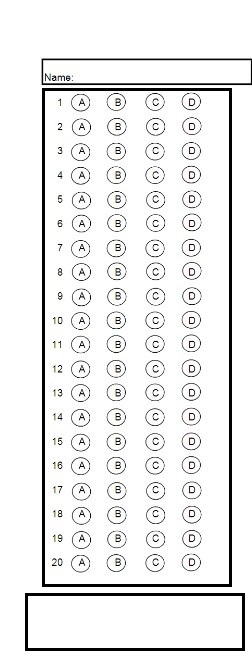
#> input picture backend/answer.jpg, 252 x 657 px
$ python main.py
#> lines starting #> are read from the running program, lines starting #| are printed output that depends on the picture; after the words box and inside, x2 and y2 are one past the last pixel; in counts of white or black regions, pixels touching at a corner belong together
### backend/functions.py
import cv2
import numpy as np


# stacking all the images in a single window
def stackImages(imgArray,scale,lables=[]):
    rows = len(imgArray)
    cols = len(imgArray[0])
    rowsAvailable = isinstance(imgArray[0], list)
    width = imgArray[0][0].shape[1]
    height = imgArray[0][0].shape[0]
    if rowsAvailable:
        for x in range ( 0, rows):
            for y in range(0, cols):
                imgArray[x][y] = cv2.resize(imgArray[x][y], (0, 0), None, scale, scale)
                if len(imgArray[x][y].shape) == 2: imgArray[x][y]= cv2.cvtColor( imgArray[x][y], cv2.COLOR_GRAY2BGR)
        imageBlank = np.zeros((height, width, 3), np.uint8)
        hor = [imageBlank]*rows
        hor_con = [imageBlank]*rows
        for x in range(0, rows):
            hor[x] = np.hstack(imgArray[x])
            hor_con[x] = np.concatenate(imgArray[x])
        ver = np.vstack(hor)
        ver_con = np.concatenate(hor)
    else:
        for x in range(0, rows):
            imgArray[x] = cv2.resize(imgArray[x], (0, 0), None, scale, scale)
            if len(imgArray[x].shape) == 2: imgArray[x] = cv2.cvtColor(imgArray[x], cv2.COLOR_GRAY2BGR)
        hor= np.hstack(imgArray)
        hor_con= np.concatenate(imgArray)
        ver = hor
    if len(lables) != 0:
        eachImgWidth= int(ver.shape[1] / cols)
        eachImgHeight = int(ver.shape[0] / rows)
        #print(eachImgHeight)
        for d in range(0, rows):
            for c in range (0,cols):
                cv2.rectangle(ver,(c*eachImgWidth,eachImgHeight*d),(c*eachImgWidth+len(lables[d][c])*13+27,30+eachImgHeight*d),(255,255,255),cv2.FILLED)
                cv2.putText(ver,lables[d][c],(eachImgWidth*c+10,eachImgHeight*d+20),cv2.FONT_HERSHEY_COMPLEX,0.7,(255,0,255),2)
    return ver

def reorder(myPoints):
    myPoints = myPoints.reshape((4, 2)) # REMOVE EXTRA BRACKET
    print(myPoints)
    myPointsNew = np.zeros((4, 1, 2), np.int32) # NEW MATRIX WITH ARRANGED POINTS
    add = myPoints.sum(1)
    print(add)
    print(np.argmax(add))
    myPointsNew[0] = myPoints[np.argmin(add)]  #[0,0]
    myPointsNew[3] =myPoints[np.argmax(add)]   #[w,h]
    diff = np.diff(myPoints, axis=1)
    myPointsNew[1] =myPoints[np.argmin(diff)]  #[w,0]
    myPointsNew[2] = myPoints[np.argmax(diff)] #[h,0]
    return myPointsNew

def rectContour(contours):
    rectCon = []
    max_area = 0
    for i in contours:
        area = cv2.contourArea(i)
        if area > 50:
            peri = cv2.arcLength(i, True)
            approx = cv2.approxPolyDP(i, 0.02 * peri, True)
            if len(approx) == 4:
                rectCon.append(i)
    rectCon = sorted(rectCon, key=cv2.contourArea,reverse=True)
    #print(len(rectCon))
    return rectCon

def getCornerPoints(cont):
    peri = cv2.arcLength(cont, True) #for thw length of the contour
    approx = cv2. approxPolyDP(cont, 0.02*peri, True) #Approximate the polygon to get the corner points
    return approx

### backend/main.py
import numpy as np
import cv2
import functions
path = "answer.jpg"
widthImg = 700
heightImg = 500

img = cv2.imread(path)
#> img is the input picture: shape (657, 252, 3); mean B, G, R 237.2, 237.3, 237.3

#image pre-processing
img2 = cv2.resize(img, (widthImg, heightImg))  #image resizing
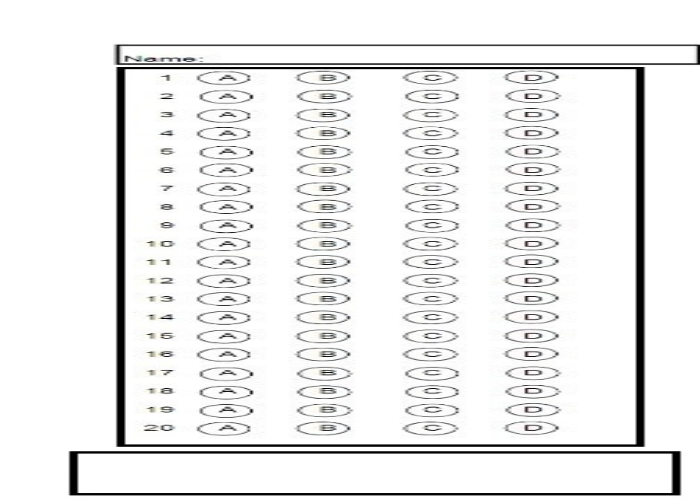
#> img2: shape (500, 700, 3); mean B, G, R 237, 237.1, 237.1
imgContours = img.copy()
imgBiggestContours = img.copy()
imgGray = cv2.cvtColor(img,cv2.COLOR_BGR2GRAY)
imgBlur= cv2.GaussianBlur(imgGray,(5,5),1)
imgCanny= cv2.Canny(imgBlur,10,50)
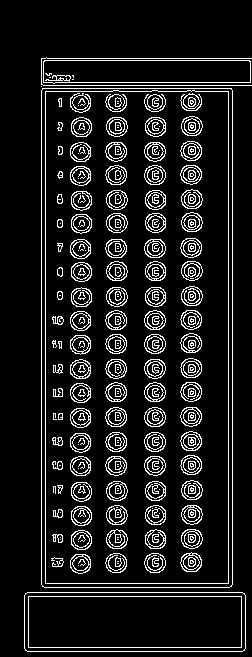
#> imgCanny: shape (657, 252); 10.8% white in thin lines or dots, all inside (x1, y1, x2, y2) = (24, 57, 252, 652)

#finding contours
contours, hierarchy = cv2.findContours(imgCanny, cv2.RETR_EXTERNAL, cv2.CHAIN_APPROX_NONE) # to find all contours
#> contours = 5 contours, 2 with area under 20; largest, box (x1, y1, x2, y2) and area: (41, 88, 233, 588) 95298, (24, 592, 246, 652) 13023, (43, 60, 251, 84) 4555
cv2.drawContours(imgContours, contours, -1, (0, 255, 0), 10)
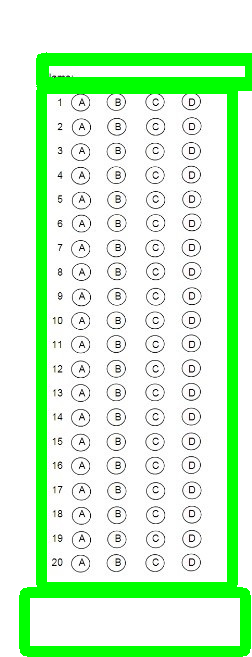
#> imgContours: shape (657, 252, 3); 14.77% of pixels changed, all inside (x1, y1, x2, y2) = (19, 52, 252, 657)


#finding rectangles
rectCon = functions.rectContour(contours)
#> the loop in rectContour, `for i in contours:` made 5 passes
#> (area, peri, approx) on passes 1, 2, 4: (13023, 555.3, [[24, 595], [27, 651], [245, 648], [242, 592]]), (95298, 1376.5, [[42, 88], [41, 584], [229, 587], [232, 90]]), (4555, 457.7, [[43, 61], [43, 82], [250, 82], [249, 60]])
#> after the loop in rectContour, `for i in contours:`: rectCon = 3 contours; box (x1, y1, x2, y2) and area: (41, 88, 233, 588) 95298, (24, 592, 246, 652) 13023, (43, 60, 251, 84) 4555
biggestContour = functions.getCornerPoints(rectCon[0])
#> in getCornerPoints, `peri = cv2.arcLength(cont, True)`: peri = 1376.5
#> in getCornerPoints, `approx = cv2. approxPolyDP(cont, 0.02*peri, True)`: approx = [[42, 88], [41, 584], [229, 587], [232, 90]]
#> biggestContour = [[42, 88], [41, 584], [229, 587], [232, 90]]
gradePoints = functions.getCornerPoints(rectCon[1]) #get corner points
#> gradePoints = [[24, 595], [27, 651], [245, 648], [242, 592]]
#print(biggestContour)

if biggestContour.size != 0 and gradePoints.size != 0:
    #wrapping biggest rctangle
    cv2.drawContours(imgBiggestContours, biggestContour, -1, (0, 255, 0), 20)
    cv2.drawContours(imgBiggestContours, gradePoints, -1, (255, 0, 0), 20)
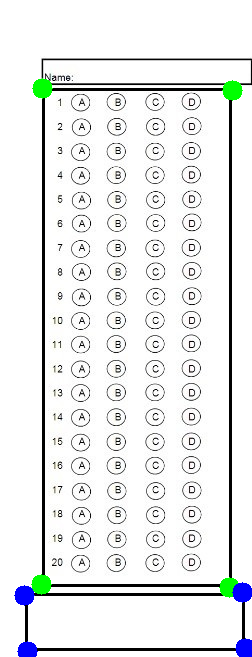
#> imgBiggestContours: shape (657, 252, 3); mean B, G, R 236.2, 236.3, 234.5

    biggestContour= functions.reorder(biggestContour)
#> in reorder, `myPoints = myPoints.reshape((4, 2))`: myPoints = [[42, 88], [41, 584], [229, 587], [232, 90]]
#| [[ 42  88]
#|  [ 41 584]
#|  [229 587]
#|  [232  90]]
#> in reorder, `add = myPoints.sum(1)`: add = [130, 625, 816, 322]
#| [130 625 816 322]
#| 2
#> in reorder, `diff = np.diff(myPoints, axis=1)`: diff = [46, 543, 358, -142]
#> biggestContour = [[42, 88], [232, 90], [41, 584], [229, 587]]
    gradePoints = functions.reorder(gradePoints)
#| [[ 24 595]
#|  [ 27 651]
#|  [245 648]
#|  [242 592]]
#| [619 678 893 834]
#| 2
#> gradePoints = [[24, 595], [242, 592], [27, 651], [245, 648]]
    pts1 = np. float32(biggestContour)  #preparing points for wrap
#> pts1 = [[42, 88], [232, 90], [41, 584], [229, 587]]
    pts2 = np. float32([[0,0],[widthImg, 0], [0, heightImg], [widthImg, heightImg]]) #prepare points for wrap
    matrix = cv2.getPerspectiveTransform(pts1, pts2) #get transformation matrix
#> matrix = [[3.69, 0.00743, -155.5], [-0.0105, 0.996, -87.21], [1.12e-05, -2.11e-05, 1]]
    imgWarpColored = cv2.warpPerspective(img, matrix, (widthImg, heightImg)) #apply wrap perspective
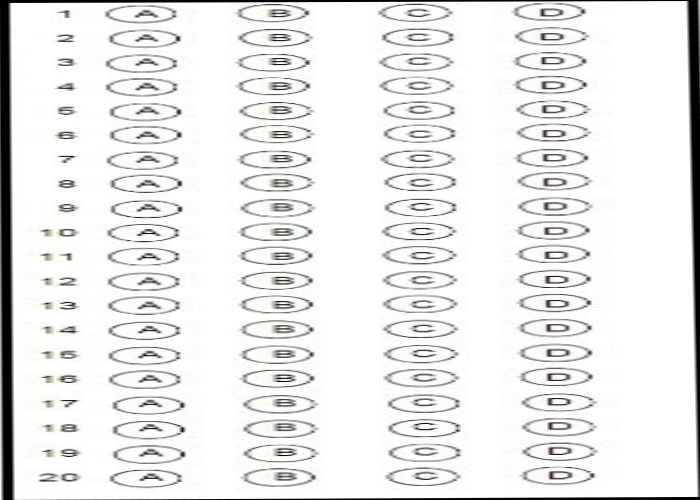
#> imgWarpColored: shape (500, 700, 3); mean B, G, R 233.3, 233.5, 233.5

    #wrapping second largest rectangle
    gradePoints = functions.reorder(gradePoints) # REORDER FOR WARPING
#| [[ 24 595]
#|  [242 592]
#|  [ 27 651]
#|  [245 648]]
#| [619 834 678 893]
#| 3
    ptsG1 = np.float32(gradePoints)  # PREPARE POINTS FOR WARP
#> ptsG1 = [[24, 595], [242, 592], [27, 651], [245, 648]]
    ptsG2 = np.float32([[0, 0], [325, 0], [0, 150], [325, 150]])  # PREPARE POINTS FOR WARP
    matrixG = cv2.getPerspectiveTransform(ptsG1, ptsG2)# GET TRANSFORMATION MATRIX
#> matrixG = [[1.49, -0.0798, 11.73], [0.0368, 2.68, -1593.5], [1.69e-18, -3.48e-18, 1]]
    imgGradeDisplay = cv2.warpPerspective(img, matrixG, (325, 150)) # APPLY WARP PERSPECTIVE
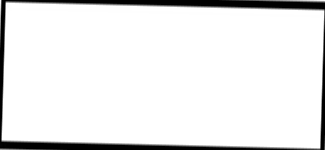
#> imgGradeDisplay: shape (150, 325, 3); min 0, max 255, mean 233

    #for threshold


imgBlank = np.zeros_like(img)
imageArray = ([img, imgGray,imgBlur,imgCanny],
            [imgContours,imgBiggestContours,imgBlank, imgBlank])
imgStacked = functions.stackImages(imageArray,0.6)
#> in stackImages, `rows = len(imgArray)`: rows = 2
#> in stackImages, `cols = len(imgArray[0])`: cols = 4
#> in stackImages, `rowsAvailable = isinstance(imgArray[0], list)`: rowsAvailable = True
#> in stackImages, `hor = [imageBlank]*rows`: hor = 2 items
#> in stackImages, `ver = np.vstack(hor)`:
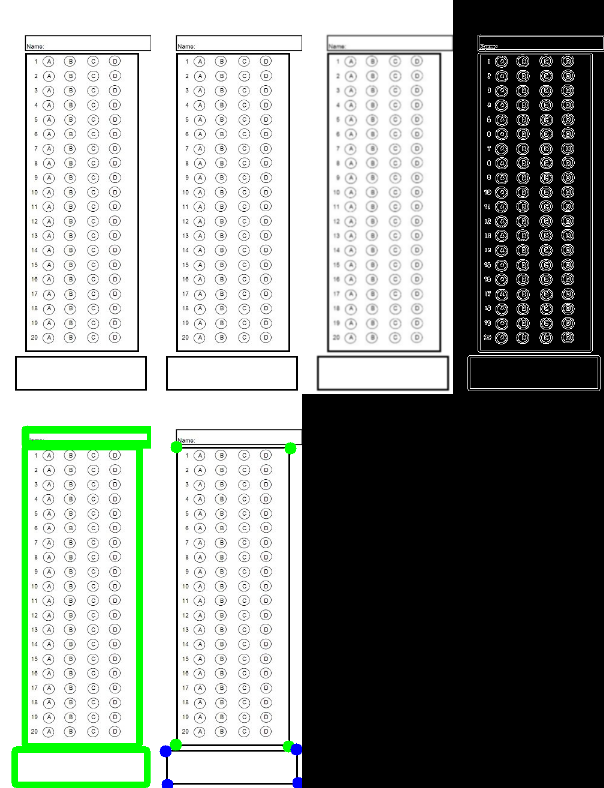
#> ver: shape (788, 604, 3); mean of channels 0, 1, 2 148.1, 152.9, 148; drawn as B, G, R
cv2.imshow("Stacked", imgStacked)
cv2.waitKey(0)
